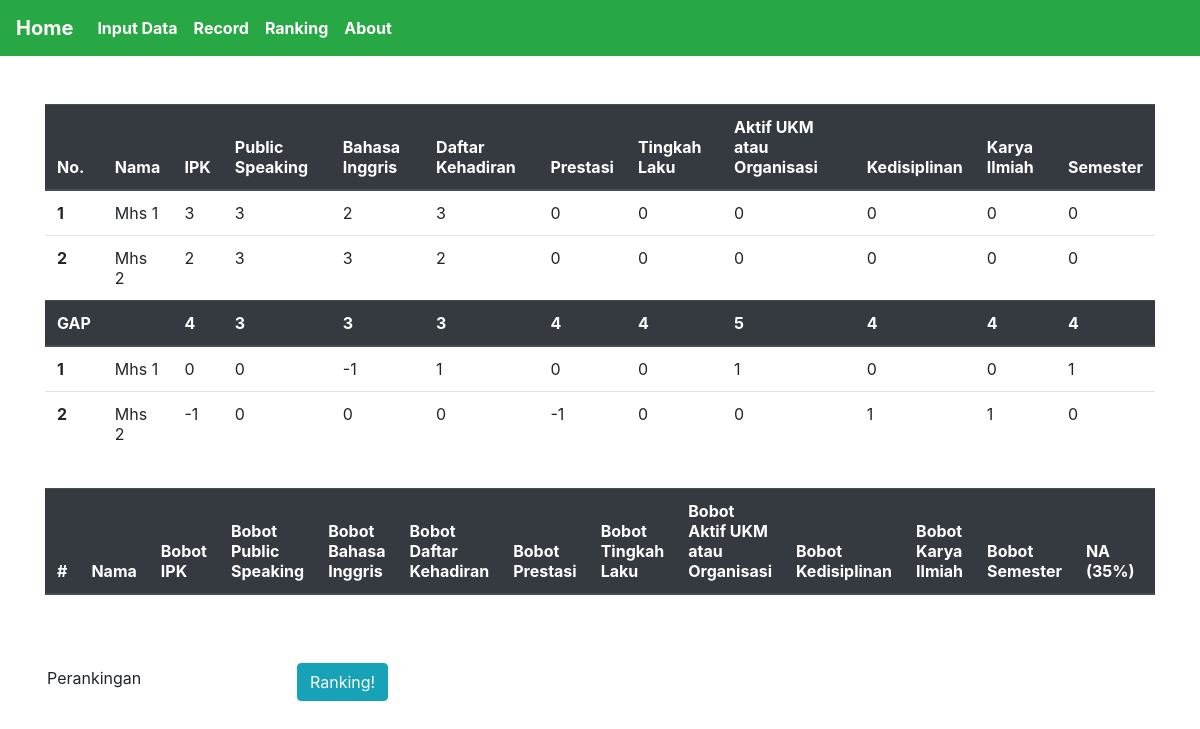
Screenshot of /hasil.php with the database file from the repository.
### tables this page shows
CREATE TABLE `mahasiswa` (
  `nama` varchar(30) NOT NULL,
  `ipk` int(5) NOT NULL,
  `public speaking` int(5) NOT NULL,
  `bahasa inggris` int(5) NOT NULL,
  `daftar kehadiran` int(5) NOT NULL,
  `prestasi` int(5) NOT NULL,
  `tingkah laku` int(5) NOT NULL,
  `ukm` int(5) NOT NULL,
  `disiplin` int(5) NOT NULL,
  `karya ilmiah` int(5) NOT NULL,
  `semester` int(5) NOT NULL
);

CREATE TABLE `gapmhs` (
  `nama` varchar(30) NOT NULL,
  `gapipk` int(5) NOT NULL,
  `gapps` int(5) NOT NULL,
  `gapbing` int(5) NOT NULL,
  `gapdk` int(5) NOT NULL,
  `gappres` int(5) NOT NULL,
  `gaptk` int(5) NOT NULL,
  `gapukm` int(5) NOT NULL,
  `gapdisiplin` int(5) NOT NULL,
  `gapki` int(5) NOT NULL,
  `gapsmt` int(5) NOT NULL
);

### hasil.php (the view, shortened to what this page needs)
<?php
    include "koneksi.php";
?>
<html>
<head>
    <link rel="stylesheet" href="https://stackpath.bootstrapcdn.com/bootstrap/4.3.1/css/bootstrap.min.css">
</head>
<body>
    <nav class="navbar navbar-expand-lg navbar-light bg-success font-weight-bold">
        <a class="navbar-brand text-white" href="index.php">Home</a>
        <div class="collapse navbar-collapse" id="navbarNav">
        <ul class="navbar-nav">
            <li class="nav-item">
                <a class="nav-link text-white" href="inputdata.php">Input Data</a>
            </li>
          <li class="nav-item">
            <a class="nav-link text-white" href="proses.php">Record</a>
          </li>
          <li class="nav-item">
            <a class="nav-link text-white" href="ranking.php">Ranking</a>
          </li>
            <li class="nav-item">
                <a class="nav-link text-white" href="about.php">About</a>
            </li>
        </ul>
        </div>
    </nav>
    <div class="container"><br><br>
    <form  role="form" method="post" class="form-inline">
        <table class="table table-responsive">
            <thead class="thead-dark">
                <tr>
                  <th scope="col">No.</th>
                  <th scope="col">Nama</th>
                  <th scope="col">IPK</th>
                  <th scope="col">Public Speaking</th>
                  <th scope="col">Bahasa Inggris</th>
                  <th scope="col">Daftar Kehadiran</th>
                  <th scope="col">Prestasi</th>
                  <th scope="col">Tingkah Laku</th>
                  <th scope="col">Aktif UKM atau Organisasi</th>
                  <th scope="col">Kedisiplinan</th>
                  <th scope="col">Karya Ilmiah</th>
                  <th scope="col">Semester</th>
                </tr>
            </thead>
            <tbody>
                <?php
                    $query = mysqli_query($koneksi,"SELECT * FROM mahasiswa");
                    if(mysqli_num_rows($query)>0){
                ?>
                <?php
                    $a = 1;
                    while($data = mysqli_fetch_array($query)){
                ?>
                <tr>
                  <th scope="row"><?php echo $a; ?></th>
                  <td><?php echo $data["nama"];?></td>
                  <td><?php echo $data["ipk"];?></td>
                  <td><?php echo $data["public speaking"];?></td>
                  <td><?php echo $data["bahasa inggris"];?></td>
                  <td><?php echo $data["daftar kehadiran"];?></td>
                  <td><?php echo $data["prestasi"];?></td>
                  <td><?php echo $data["tingkah laku"];?></td>
                  <td><?php echo $data["ukm"];?></td>
                  <td><?php echo $data["disiplin"];?></td>
                  <td><?php echo $data["karya ilmiah"];?></td>
                  <td><?php echo $data["semester"];?></td>
                </tr>
                <?php $a++; } ?>
                <?php } ?>
            </tbody>
            <thead class="thead-dark">
                <tr>
                  <th scope="col">GAP</th>
                  <th scope="col"></th>
                  <th scope="col">4</th>
                  <th scope="col">3</th>
                  <th scope="col">3</th>
                  <th scope="col">3</th>
                  <th scope="col">4</th>
                  <th scope="col">4</th>
                  <th scope="col">5</th>
                  <th scope="col">4</th>
                  <th scope="col">4</th>
                  <th scope="col">4</th>
                </tr>
            </thead>
            <tbody>
                <?php
                    $query = mysqli_query($koneksi,"SELECT * FROM gapmhs");
                    if(mysqli_num_rows($query)>0){
                ?>
                <?php
                    $a = 1;
                    while($data = mysqli_fetch_array($query)){
                ?>
                <tr>
                  <th scope="row"><?php echo $a; ?></th>
                  <td><?php echo $data["nama"];?></td>
                  <td><?php echo $data["gapipk"];?></td>
                  <td><?php echo $data["gapps"];?></td>
                  <td><?php echo $data["gapbing"];?></td>
                  <td><?php echo $data["gapdk"];?></td>
                  <td><?php echo $data["gappres"];?></td>
                  <td><?php echo $data["gaptk"];?></td>
                  <td><?php echo $data["gapukm"];?></td>
                  <td><?php echo $data["gapdisiplin"];?></td>
                  <td><?php echo $data["gapki"];?></td>
                  <td><?php echo $data["gapsmt"];?></td>
                </tr>
                <?php $a++; } ?>
                <?php } ?>
            </tbody>
        </table>
    </form>
    <table class="table table-responsive">
        <thead class="thead-dark">
            <tr>
                <th scope="col">#</th>
                <th scope="col">Nama</th>
                <th scope="col">Bobot IPK</th>
                <th scope="col">Bobot Public Speaking</th>
                <th scope="col">Bobot Bahasa Inggris</th>
                <th scope="col">Bobot Daftar Kehadiran</th>
                <th scope="col">Bobot Prestasi</th>
                <th scope="col">Bobot Tingkah Laku</th>
                <th scope="col">Bobot Aktif UKM atau Organisasi</th>
                <th scope="col">Bobot Kedisiplinan</th>
                <th scope="col">Bobot Karya Ilmiah</th>
                <th scope="col">Bobot Semester</th>
                <th scope="col">NA (35%)</th>
                <th scope="col">NKK (25%)</th>
            </tr>
        </thead>
    </table>
    <br><br>
    <form  role="form" method="post" action="ranking.php" class="form-inline">
        <div class="form-group mb-2">
            <input type="text" readonly class="form-control-plaintext" value="Perankingan">
        </div>
        <button type="submit" name="submitranking" class="btn btn-info">Ranking!</button>
    </form>
    </div>
</body>
</html>

### rows the page displays
mahasiswa: nama "Mhs 1", ipk "3", public speaking "3", bahasa inggris "2", daftar kehadiran "3", prestasi "0", tingkah laku "0", ukm "0", disiplin "0", karya ilmiah "0", semester "0"
mahasiswa: nama "Mhs 2", ipk "2", public speaking "3", bahasa inggris "3", daftar kehadiran "2", prestasi "0", tingkah laku "0", ukm "0", disiplin "0", karya ilmiah "0", semester "0"
gapmhs: nama "Mhs 1", gapipk "0", gapps "0", gapbing "-1", gapdk "1", gappres "0", gaptk "0", gapukm "1", gapdisiplin "0", gapki "0", gapsmt "1"
gapmhs: nama "Mhs 2", gapipk "-1", gapps "0", gapbing "0", gapdk "0", gappres "-1", gaptk "0", gapukm "0", gapdisiplin "1", gapki "1", gapsmt "0"
